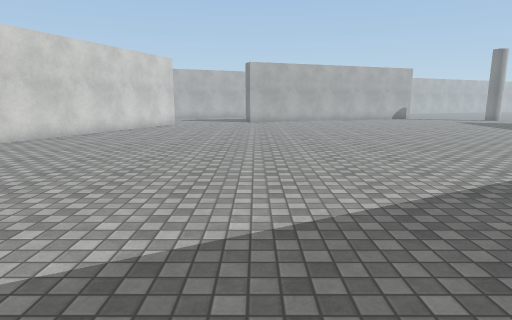
View 1 (above)

20 first-person views from a walk through a Unity game level. The camera is 1.5 m above the floor, tilts 10° down and sees 75° across. The floor is counted in squares, 1 m on a side. Each view is taken from the middle of a square. On the plan, view 1 faces up. The plan holds only what a view shows up to about 15 squares ahead; the rest is blank. The place goes on beyond the plan. The player is left out. Surface patterns are stand-ins for the level's own textures.

View 2
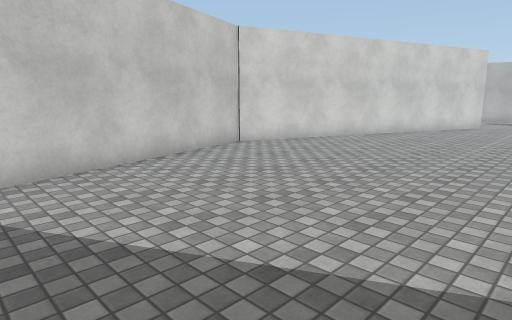

View 3
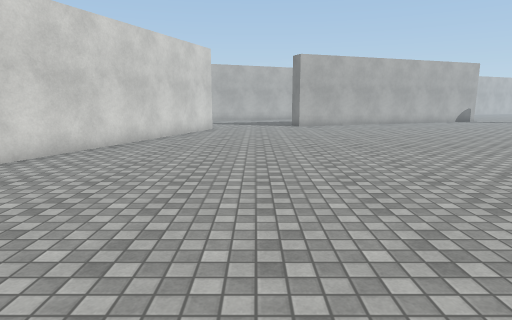

View 4
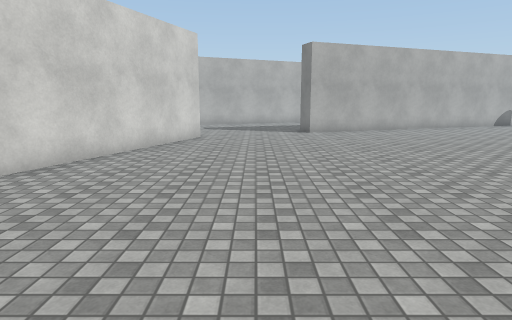

View 5
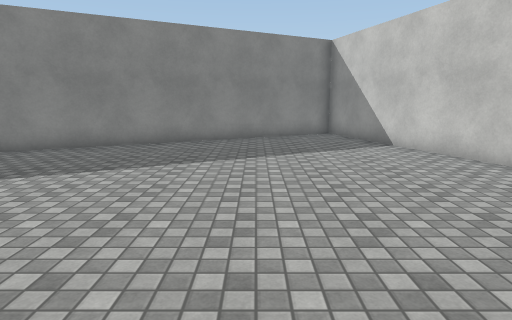

View 6
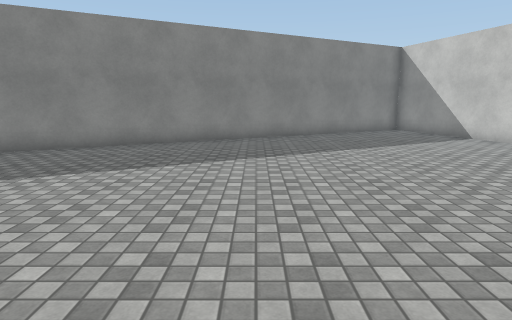

View 7
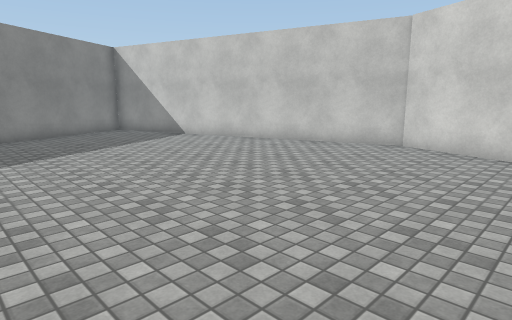

View 8
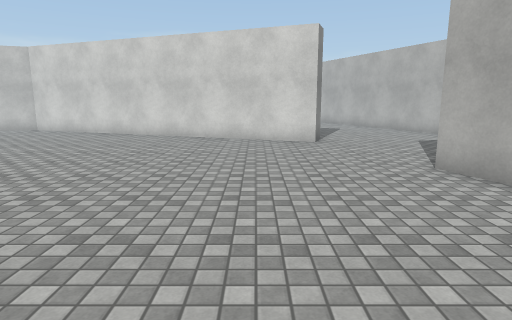

View 9
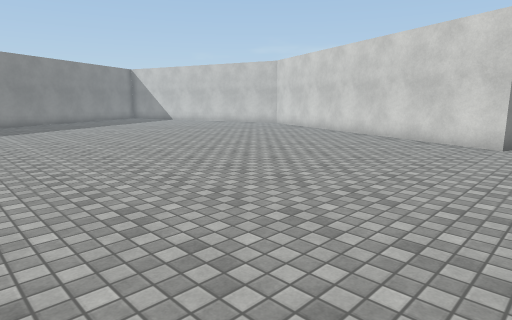

View 10
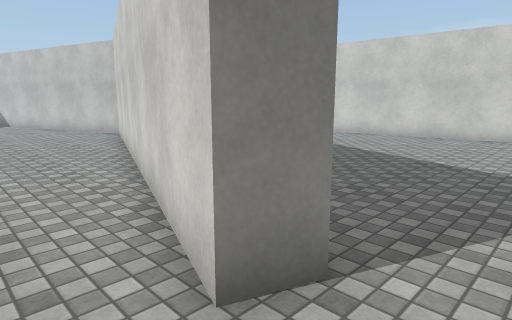

View 11
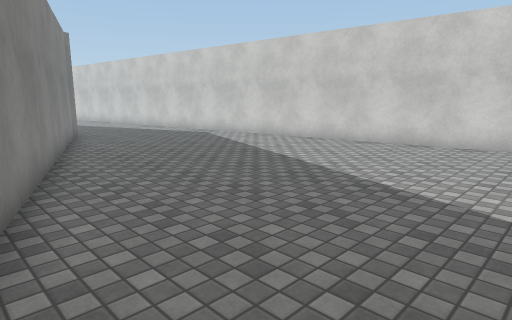

View 12
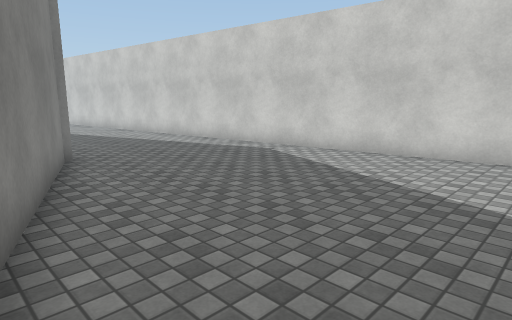

View 13
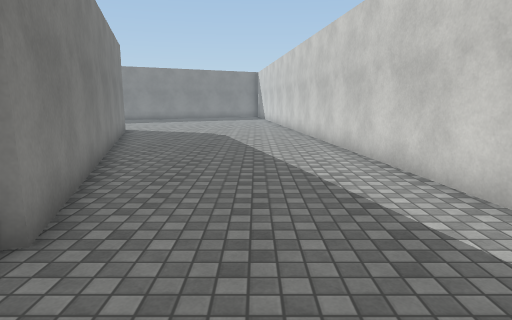

View 14
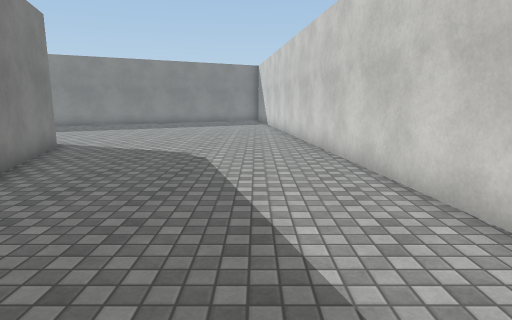

View 15
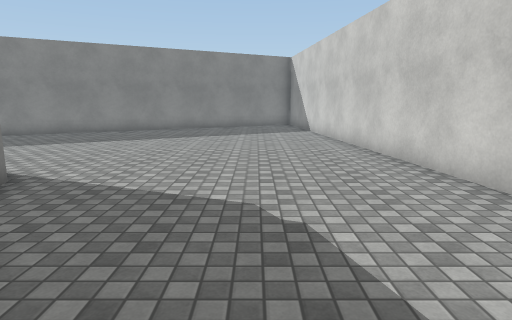

View 16
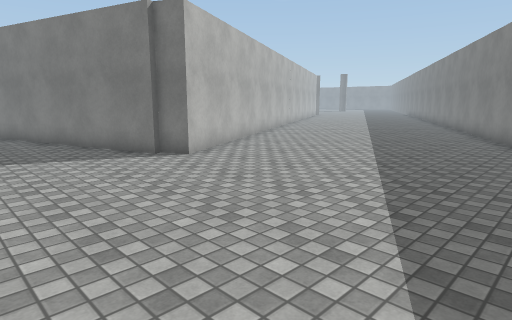

View 17
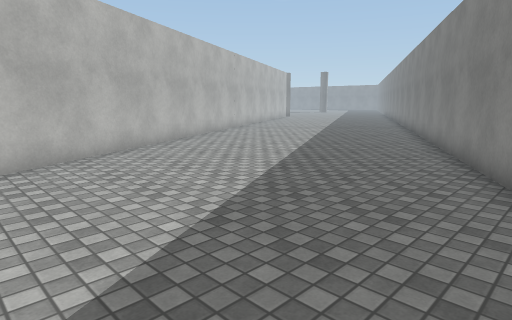

View 18
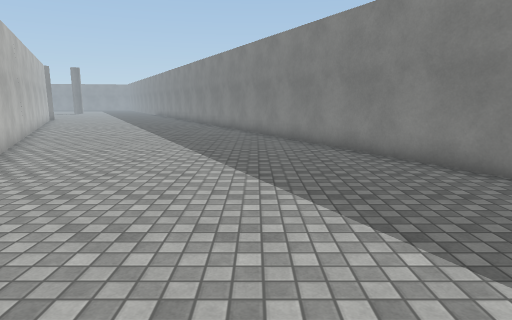

View 19
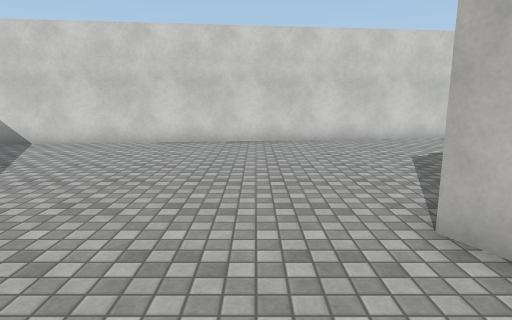

View 20
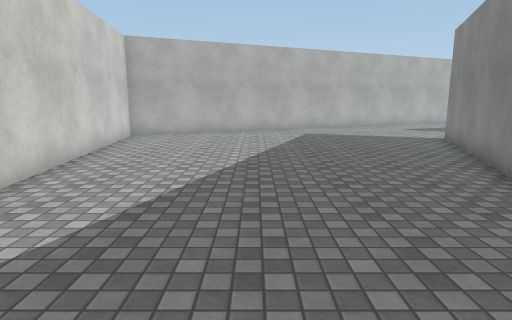

### Floor plan
Points are (right, up) in squares from view 1. A wall is a line through its corners. A room is listed if a view was taken in it or the views show most of it. See-through windows are left out.
Room 1 (views 1, 2, 3, 4, 5, 6, 7, 8, 9, 10)
walls: (-10.6, 8.7) (-6.5, -4.3); (-5.4, 22.2) (-10.5, 8.5); (-5.7, -4.3) (7.6, 2.7)
ways out: opening at (-5.5, 23.5) to room 2
Room 2 (views 11, 12, 13, 14, 15, 16, 17, 18, 19, 20)
walls: (-11.4, 8.9) (-6.3, 22.6) (-5.4, 22.2); (-7.3, -5.2) (-11.6, 8.8); (7.3, 1.4) (-6.7, -5.9) (-7.1, -5); (-2.1, -14.3) (7.5, -9.2); (-17.9, 24.3) (-19.5, 23.6) (-14.9, -14.6)
ways out: opening at (-5.5, 23.5) to room 1

Positions as (right, up) in squares from view 1, and headings:
1: (0, 0), facing up
2: (-1, 0), facing up-left
3: (-3, 4), facing up
4: (-3, 8), facing up
5: (-3, 11), facing down
6: (1, 13), facing down
7: (1, 13), facing down-left
8: (7, 20), facing left
9: (7, 24), facing down-left
10: (-4, 24), facing down-left
11: (-7, 24), facing down-left
12: (-9, 18), facing down-left
13: (-14, 12), facing down
14: (-14, 6), facing down
15: (-12, 1), facing down
16: (-12, -14), facing up-right
17: (-7, -14), facing up-right
18: (-8, -9), facing right
19: (-3, -8), facing left
20: (-14, 9), facing up
